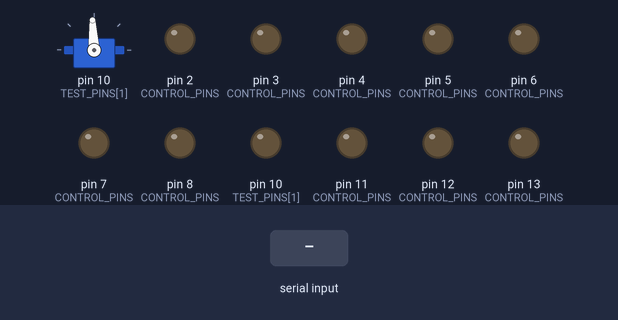
A sketch run on a simulated Arduino Uno, built with avr-gcc and run on an emulated ATmega328P. Parts: servo, output pins drawn as LEDs (lit = HIGH). The test bench sets the inputs (shaded band). What the sketch prints to the serial monitor is not drawn.

Above: at 10.2 s.
10.3 s: "x\n" received over Serial
11.8 s: "+\n" received over Serial
Timing chart, 0 to 14.8 s (numbered marks = the images above; inputs shaded):
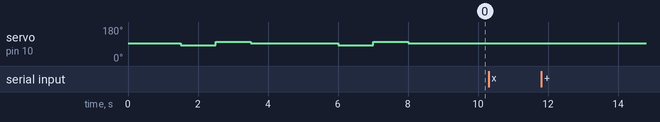

Measured:
- after the input at 10.3 s, every drawn part: stays the same
- after the input at 11.8 s, every drawn part: stays the same

The sketch:

Servo_RangeCalibration_20261020.ino
```cpp
#include <Servo.h>

Servo motor;

// 只改这里选择要测试的引脚，例如 {8}、{9} 或 {8, 9, 10}。
// 请使用普通数字引脚，避开串口使用的 0、1。
const byte TEST_PINS[] = {9,10};
const byte TEST_COUNT = sizeof(TEST_PINS) / sizeof(TEST_PINS[0]);
byte activeIndex = 0;

// 这些普通数字引脚在不测试时保持 LOW，不发送舵机脉冲。
// 如果开发板还有其他连接舵机的数字引脚，也把它们加到这里。
const byte CONTROL_PINS[] = {2, 3, 4, 5, 6, 7, 8, 9, 10, 11, 12, 13};

void disablePin(byte pin) {
  digitalWrite(pin, LOW);
  pinMode(pin, OUTPUT);
}

void disableMotor() {
  if (motor.attached()) {
    motor.detach();
  }
  disablePin(TEST_PINS[activeIndex]);
}

const int CENTER = 1500;

// 防止误输入，不代表机构在整个范围内都安全
const int MIN_PULSE = 500;
const int MAX_PULSE = 2500;

int position = CENTER;
int edgeA = -1;
int edgeB = -1;

void showPosition() {
  Serial.print("Current: ");
  Serial.print(position);
  Serial.println(" us");
}

// 切换前停止上一只舵机的信号，每只舵机单独记录范围。
void selectMotor(byte index) {
  disableMotor();
  activeIndex = index;
  position = CENTER;
  edgeA = -1;
  edgeB = -1;
  motor.writeMicroseconds(position);
  motor.attach(TEST_PINS[activeIndex]);
  Serial.print("Testing pin: ");
  Serial.println(TEST_PINS[activeIndex]);
  showPosition();
}

void setup() {
  for (byte i = 0; i < sizeof(CONTROL_PINS) / sizeof(CONTROL_PINS[0]); i++) {
    disablePin(CONTROL_PINS[i]);
  }
  for (byte i = 0; i < TEST_COUNT; i++) {
    disablePin(TEST_PINS[i]);
  }

  Serial.begin(115200);

  // 上电后按列表顺序各测试一次：回中、小幅摆动、回中。
  for (byte i = 0; i < TEST_COUNT; i++) {
    selectMotor(i);
    delay(1500);
    motor.writeMicroseconds(1400);
    delay(1000);
    motor.writeMicroseconds(1600);
    delay(1000);
    motor.writeMicroseconds(CENTER);
    delay(1000);
    disableMotor();
  }

  // 自动测试结束后全部停用；发送 n 才启用第一只，之后依次切换。
  activeIndex = TEST_COUNT - 1;
  Serial.println("Auto test done. All servo signals disabled.");
  Serial.println("n: next pin | x: disable all servo signals");
  Serial.println("+/-: 5 us | u/d: 10 us | U/D: 50 us");
  Serial.println("c: center | a/b: save | p: show saved");
}

void loop() {
  if (!Serial.available()) return;

  String command = Serial.readStringUntil('\n');
  command.trim();
  if (command.length() == 0) return;

  // 每条消息只接受一个字符，避免一次误发很多步
  if (command.length() != 1) {
    Serial.println("Send ONE character only.");
    return;
  }

  char key = command.charAt(0);
  if (key == 'n') {
    selectMotor((activeIndex + 1) % TEST_COUNT);
    return;
  }
  if (key == 'x') {
    disableMotor();
    Serial.println("All servo signals disabled.");
    return;
  }
  if (!motor.attached()) {
    Serial.println("Send n to enable the next test pin first.");
    return;
  }
  int change = 0;

  switch (key) {
    case '+': change = 5;   break;
    case '-': change = -5;  break;
    case 'u': change = 10;  break;
    case 'd': change = -10; break;
    case 'U': change = 50;  break;
    case 'D': change = -50; break;

    case 'c':
      position = CENTER;
      motor.writeMicroseconds(position);
      showPosition();
      return;

    case 'a':
      edgeA = position;
      Serial.print("Saved A: ");
      Serial.println(edgeA);
      return;

    case 'b':
      edgeB = position;
      Serial.print("Saved B: ");
      Serial.println(edgeB);
      return;

    case 'p':
      Serial.print("Center: 1500 | A: ");
      Serial.print(edgeA);
      Serial.print(" | B: ");
      Serial.println(edgeB);
      Serial.println("Units: us; -1 = not recorded");
      return;

    default:
      Serial.println("Unknown command.");
      return;
  }

  int next = position + change;

  if (next < MIN_PULSE || next > MAX_PULSE) {
    Serial.println("Software limit reached.");
    return;
  }

  position = next;
  motor.writeMicroseconds(position);
  showPosition();
}
```
